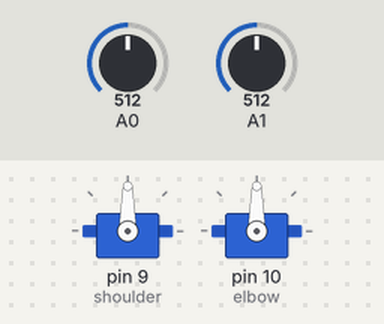
The sketch below on a simulated Arduino Uno, built with avr-gcc and run on an emulated ATmega328P. Shown: 2 × servo. Inputs (shaded band) come from the test bench; at power-on: A0 = 512, A1 = 512. What the sketch prints to the serial monitor is not drawn.

Above: at 1.2 s.
1.3 s: A0 set to 646
2.8 s: A0 set to 676
At 3.9 s:
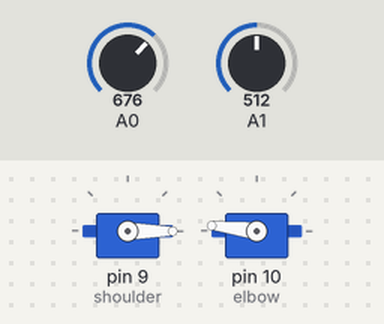
4.3 s: A1 set to 716
At 5.1 s:
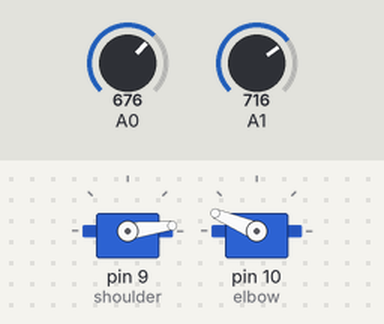
5.8 s: A1 set to 900
At 6.2 s:
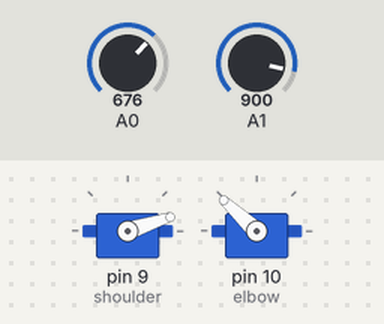
7.3 s: A1 set to 1023
At 8.5 s:
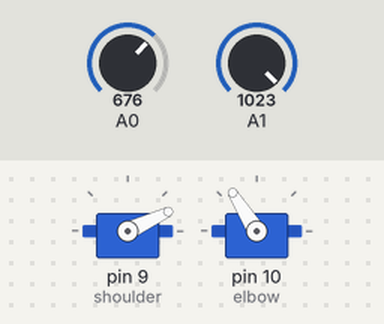
8.8 s: A0 set to 511
At 9.8 s:
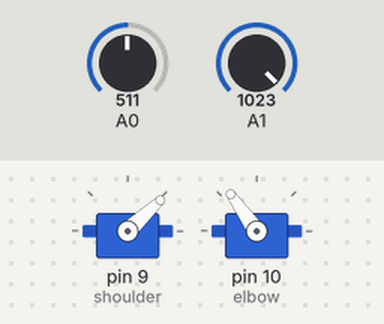
Timing chart, 0 to 11.3 s (numbered marks = the images above; inputs shaded):
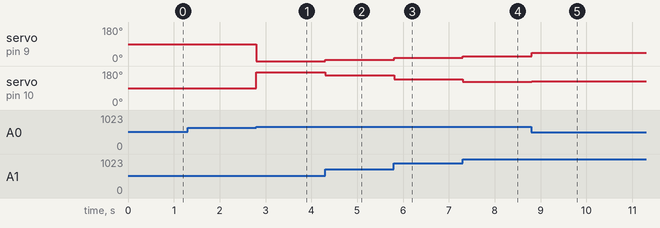

The sketch:

robot_arm_ik_474.ino
```cpp
// snippet: robot_arm_ik_474
// tags: robot, arm, ik, inverse-kinematics, servo, math
// boards: avr, megaavr, nano33iot, rp2040
// not-tags: romi32u4
// library: Servo
// description: Joystick IK: read X from A0 and Y from A1 (each 0–1023, centred at 512)
// prompts: joystick, (each, 0–1023, centred, target, solve
// verified: compile-only
// source: kd-generated (id 474)
// exact-include: Servo.h, math.h

#include <Servo.h>
#include <math.h>

// ---- CONFIGURE: replace with your actual link lengths ----
const float L1 = 120.0f;  // upper arm length (mm)
const float L2 = 90.0f;   // forearm length (mm)
// ----------------------------------------------------------

Servo shoulder;
Servo elbow;

// Returns true if target is reachable; writes joint angles in degrees to th1, th2
bool ik2dof(float x, float y, float& th1, float& th2) {
  float r2 = x * x + y * y;
  float cosT2 = (r2 - L1 * L1 - L2 * L2) / (2.0f * L1 * L2);
  if (cosT2 < -1.0f || cosT2 > 1.0f) return false;  // out of reach

  float t2 = acos(cosT2);                              // elbow-up solution
  float t1 = atan2(y, x) - atan2(L2 * sin(t2), L1 + L2 * cos(t2));

  th1 = t1 * 180.0f / PI;
  th2 = t2 * 180.0f / PI;
  return true;
}

void setup() {
  Serial.begin(9600);
  shoulder.attach(9);
  elbow.attach(10);
}

void loop() {
  static unsigned long prevMs = 0;
  const unsigned long INTERVAL = 50;  // 20Hz update rate

  unsigned long now = millis();
  if (now - prevMs >= INTERVAL) {
    prevMs = now;

    int xRaw = analogRead(A0);
    int yRaw = analogRead(A1);

    // Map joystick values to target coordinates in cm
    float x = map(xRaw, 0, 1023, -100.0f, 100.0f);  // -100cm to 100cm
    float y = map(yRaw, 0, 1023, -100.0f, 100.0f);  // -100cm to 100cm

    float th1, th2;
    if (ik2dof(x, y, th1, th2)) {
      shoulder.write(constrain((int)th1, 0, 180));
      elbow.write(constrain((int)th2, 0, 180));
    } else {
      Serial.println("UNREACHABLE");
    }
  }
}
```

Measured:
- the behaviour switches between 664 and 665 on A0 (found by bisection; images 0 and 1)
- after the input at 1.3 s, every drawn part: stays the same
- after the input at 2.8 s, servo on pin 9 (shoulder): 90° → 0° at once; servo on pin 10 (elbow): 90° → 173° at once
- after the input at 4.3 s, servo on pin 9 (shoulder): 0° → 7° at once; servo on pin 10 (elbow): 173° → 157° at once
- after the input at 5.8 s, servo on pin 9 (shoulder): 7° → 18° at once; servo on pin 10 (elbow): 157° → 137° at once
- after the input at 7.3 s, servo on pin 9 (shoulder): 18° → 25° at once; servo on pin 10 (elbow): 137° → 122° at once
- after the input at 8.8 s, servo on pin 9 (shoulder): 25° → 43° at once; servo on pin 10 (elbow): 122° → 125° at once
